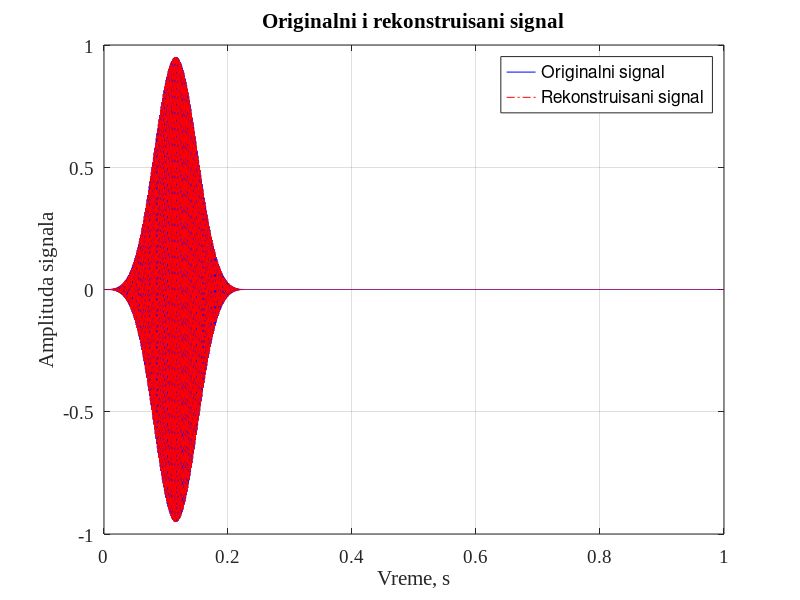
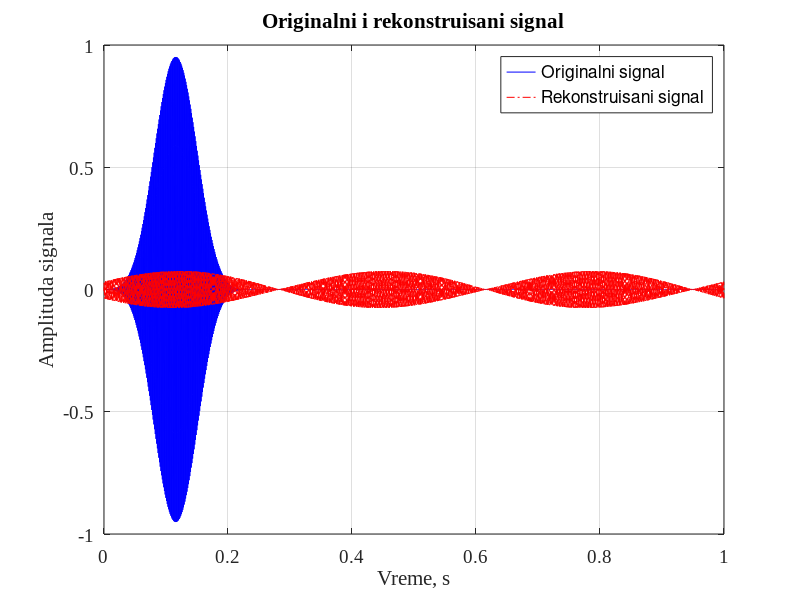

MATLAB code to generate these figures, in order:
clear, close all;

fs = 4400;
M = 1020;
t = 0:1/fs:1;
f = 880;

black_harr = blackmanharris(M).';
rect_win = rectwin(M).';

y = sin(2*pi*f*t);
y(1, 1:M) = y(1, 1:M).*black_harr;
y(1, M:end) = 0;
n = length(y);

Y = fft(y);

f = (0:n-1)*(fs/n);
x = zeros(1, length(Y));
x(1, 780:970) = Y(1, 780:970);
x(1, 3400:3600) = Y(1, 3400:3600);
z = zeros(1, length(Y));
z(1, 880) = Y(1, 880);
z(1, 3520) = Y(1, 3520);

y_reconstructed = real(ifft(x));
y_reconstructed_2 = real(ifft(z));

t = (0:length(y)-1)/fs;
figure(1)
plot(t, y, 'b')
grid on
xlim([0 max(t)])
set(gca, 'FontName', 'Times New Roman', 'FontSize', 14)
xlabel('Vreme, s')
ylabel('Amplituda signala')
title('Originalni i rekonstruisani signal')

hold on
plot(t, y_reconstructed, '-.r')
legend('Originalni signal', 'Rekonstruisani signal')

figure(2)
plot(t, y, 'b')
grid on
xlim([0 max(t)])
set(gca, 'FontName', 'Times New Roman', 'FontSize', 14)
xlabel('Vreme, s')
ylabel('Amplituda signala')
title('Originalni i rekonstruisani signal')

hold on
plot(t, y_reconstructed_2, '-.r')
legend('Originalni signal', 'Rekonstruisani signal')